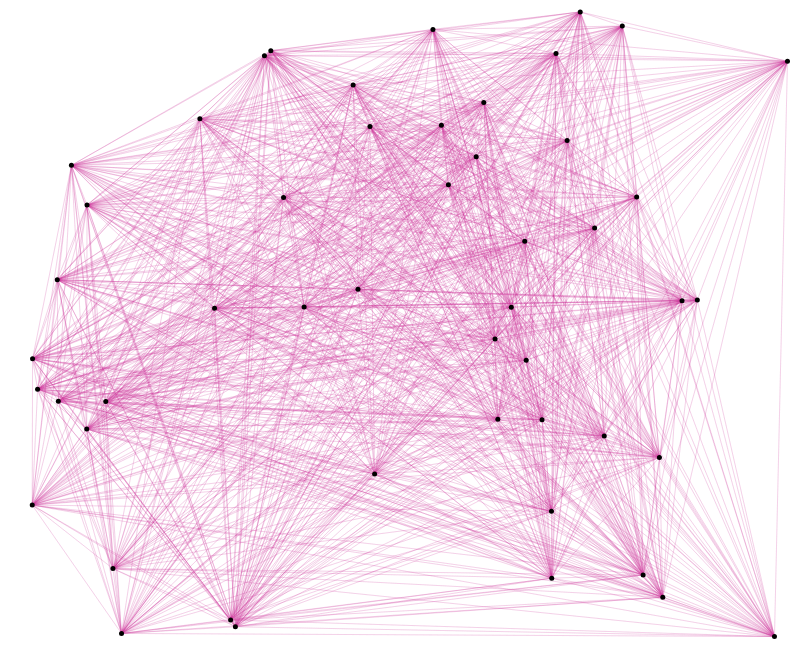
Frame 1 (no input)
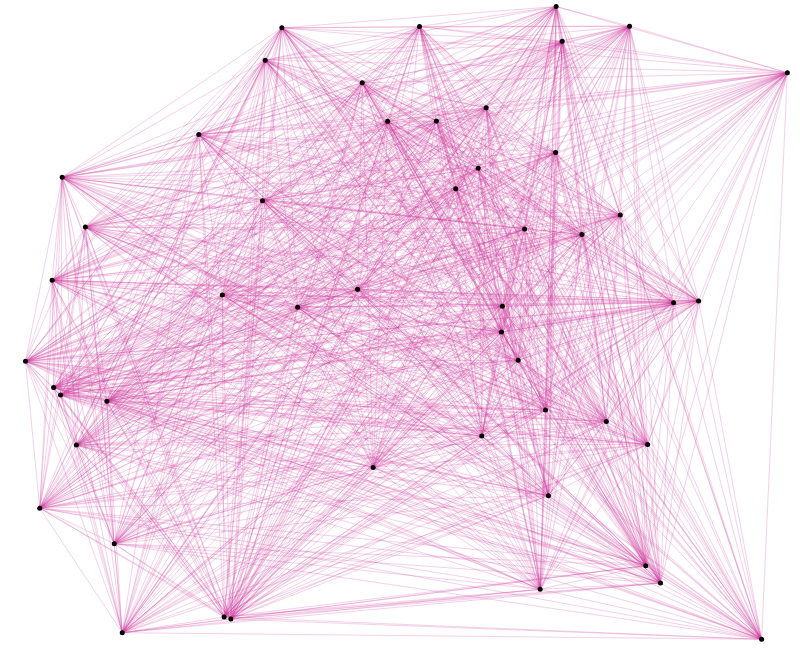
Frame 60 (no input)
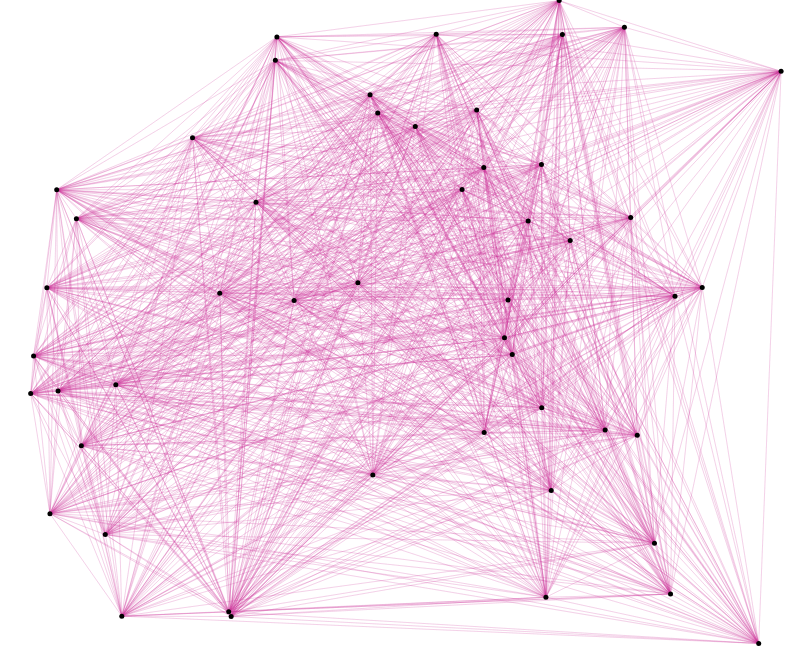
Frame 120 (the mouse pressed at the canvas centre since frame 60)

The p5.js sketch that drew these frames (run headless with seeded random() and noise() and a simulated clock; from frame 60 on, the mouse is pressed at the canvas centre):

// p5.js sketch
// ── sketch.js
let N;        //numero de puntos
let puntos;  //vectores
let m;      //  margen

function setup() {
  createCanvas(800, 650);
  
  puntos =[];
  N = 50;
  m = 10;
   
creaPuntosAlAzar();
}

function draw() {
 background(255);
  stroke(200, 50, 150, 30);
  strokeWeight(1);
  conectaPuntos();
  stroke("black");
  strokeWeight(5);
  pintaPuntos();
  muevePuntos();
  if(mouseIsPressed){
    
    sigue(mouseX, mouseY);
  }
}
  function creaPuntosAlAzar(){
    for(let i = 0; i < N; i ++){
      let p = createVector(random(m, width-m), random(m, height-m));
      puntos.push(p);
    }
  }
  
  function conectaPuntos(){
    for(let i = 0; i < N; i++){
      for(let j = 0; j < N; j++){
        line(puntos[i].x, puntos[i].y, puntos[j].x, puntos[j].y)
      }
    }
  }
 
  function pintaPuntos(){
    for(let i = 0; i < N; i++){
      point(puntos[i].x, puntos[i].y);
    }
  }
  
  function muevePuntos(){
    for(let i = 0; i < N; i++){
      puntos[i].x += random(-2, 2);
      puntos[i].y += random(-2, 2);
    }
  }
  
function sigue(x, y){
  for(let i = 0; i < N; i++){
    
    let difx = x - puntos[i].x;
    let dify = y - puntos[i].y;
    
    puntos[i].x + difx * 0.01;
    puntos[i].y + dify * 0.01;
  }
}
 
